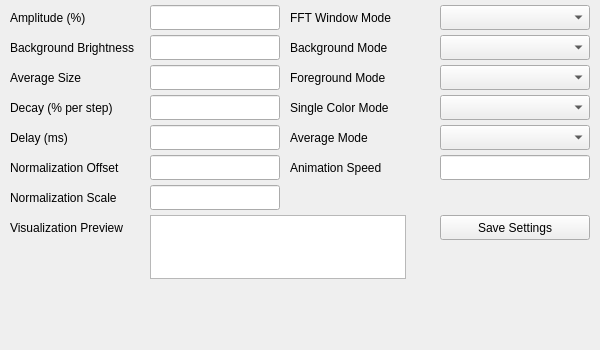
<?xml version="1.0" encoding="UTF-8"?>
<ui version="4.0">
 <class>KeyboardVisualizerDlg</class>
 <widget class="QMainWindow" name="KeyboardVisualizerDlg">
  <property name="geometry">
   <rect>
    <x>0</x>
    <y>0</y>
    <width>600</width>
    <height>350</height>
   </rect>
  </property>
  <property name="windowTitle">
   <string>Keyboard Visualizer (linux-devel)</string>
  </property>
  <widget class="QWidget" name="centralWidget">
   <widget class="QLabel" name="label_Amplitude">
    <property name="geometry">
     <rect>
      <x>10</x>
      <y>10</y>
      <width>140</width>
      <height>16</height>
     </rect>
    </property>
    <property name="text">
     <string>Amplitude (%)</string>
    </property>
   </widget>
   <widget class="QLineEdit" name="lineEdit_Amplitude">
    <property name="geometry">
     <rect>
      <x>150</x>
      <y>5</y>
      <width>130</width>
      <height>25</height>
     </rect>
    </property>
   </widget>
   <widget class="QLabel" name="label_Background_Brightness">
    <property name="geometry">
     <rect>
      <x>10</x>
      <y>40</y>
      <width>140</width>
      <height>16</height>
     </rect>
    </property>
    <property name="text">
     <string>Background Brightness</string>
    </property>
   </widget>
   <widget class="QLineEdit" name="lineEdit_Background_Brightness">
    <property name="geometry">
     <rect>
      <x>150</x>
      <y>35</y>
      <width>130</width>
      <height>25</height>
     </rect>
    </property>
   </widget>
   <widget class="QLabel" name="label_Average_Size">
    <property name="geometry">
     <rect>
      <x>10</x>
      <y>70</y>
      <width>140</width>
      <height>16</height>
     </rect>
    </property>
    <property name="text">
     <string>Average Size</string>
    </property>
   </widget>
   <widget class="QLineEdit" name="lineEdit_Average_Size">
    <property name="geometry">
     <rect>
      <x>150</x>
      <y>65</y>
      <width>130</width>
      <height>25</height>
     </rect>
    </property>
   </widget>
   <widget class="QLabel" name="label_Decay">
    <property name="geometry">
     <rect>
      <x>10</x>
      <y>100</y>
      <width>140</width>
      <height>16</height>
     </rect>
    </property>
    <property name="text">
     <string>Decay (% per step)</string>
    </property>
   </widget>
   <widget class="QLineEdit" name="lineEdit_Decay">
    <property name="geometry">
     <rect>
      <x>150</x>
      <y>95</y>
      <width>130</width>
      <height>25</height>
     </rect>
    </property>
   </widget>
   <widget class="QLabel" name="label_Delay">
    <property name="geometry">
     <rect>
      <x>10</x>
      <y>130</y>
      <width>140</width>
      <height>16</height>
     </rect>
    </property>
    <property name="text">
     <string>Delay (ms)</string>
    </property>
   </widget>
   <widget class="QLineEdit" name="lineEdit_Delay">
    <property name="geometry">
     <rect>
      <x>150</x>
      <y>125</y>
      <width>130</width>
      <height>25</height>
     </rect>
    </property>
   </widget>
   <widget class="QLabel" name="label_Normalization_Offset">
    <property name="geometry">
     <rect>
      <x>10</x>
      <y>160</y>
      <width>140</width>
      <height>16</height>
     </rect>
    </property>
    <property name="text">
     <string>Normalization Offset</string>
    </property>
   </widget>
   <widget class="QLineEdit" name="lineEdit_Normalization_Offset">
    <property name="geometry">
     <rect>
      <x>150</x>
      <y>155</y>
      <width>130</width>
      <height>25</height>
     </rect>
    </property>
   </widget>
   <widget class="QLabel" name="label_Normalization_Scale">
    <property name="geometry">
     <rect>
      <x>10</x>
      <y>190</y>
      <width>140</width>
      <height>16</height>
     </rect>
    </property>
    <property name="text">
     <string>Normalization Scale</string>
    </property>
   </widget>
   <widget class="QLineEdit" name="lineEdit_Normalization_Scale">
    <property name="geometry">
     <rect>
      <x>150</x>
      <y>185</y>
      <width>130</width>
      <height>25</height>
     </rect>
    </property>
   </widget>
   <widget class="QLabel" name="label_FFT_Window_Mode">
    <property name="geometry">
     <rect>
      <x>290</x>
      <y>10</y>
      <width>140</width>
      <height>16</height>
     </rect>
    </property>
    <property name="text">
     <string>FFT Window Mode</string>
    </property>
   </widget>
   <widget class="QComboBox" name="comboBox_FFT_Window_Mode">
    <property name="geometry">
     <rect>
      <x>440</x>
      <y>5</y>
      <width>150</width>
      <height>25</height>
     </rect>
    </property>
   </widget>
   <widget class="QLabel" name="label_Background_Mode">
    <property name="geometry">
     <rect>
      <x>290</x>
      <y>40</y>
      <width>140</width>
      <height>16</height>
     </rect>
    </property>
    <property name="text">
     <string>Background Mode</string>
    </property>
   </widget>
   <widget class="QComboBox" name="comboBox_Background_Mode">
    <property name="geometry">
     <rect>
      <x>440</x>
      <y>35</y>
      <width>150</width>
      <height>25</height>
     </rect>
    </property>
   </widget>
   <widget class="QLabel" name="label_Foreground_Mode">
    <property name="geometry">
     <rect>
      <x>290</x>
      <y>70</y>
      <width>140</width>
      <height>16</height>
     </rect>
    </property>
    <property name="text">
     <string>Foreground Mode</string>
    </property>
   </widget>
   <widget class="QComboBox" name="comboBox_Foreground_Mode">
    <property name="geometry">
     <rect>
      <x>440</x>
      <y>65</y>
      <width>150</width>
      <height>25</height>
     </rect>
    </property>
   </widget>
   <widget class="QLabel" name="label_Single_Color_Mode">
    <property name="geometry">
     <rect>
      <x>290</x>
      <y>100</y>
      <width>140</width>
      <height>16</height>
     </rect>
    </property>
    <property name="text">
     <string>Single Color Mode</string>
    </property>
   </widget>
   <widget class="QComboBox" name="comboBox_Single_Color_Mode">
    <property name="geometry">
     <rect>
      <x>440</x>
      <y>95</y>
      <width>150</width>
      <height>25</height>
     </rect>
    </property>
   </widget>
   <widget class="QLabel" name="label_Average_Mode">
    <property name="geometry">
     <rect>
      <x>290</x>
      <y>130</y>
      <width>140</width>
      <height>16</height>
     </rect>
    </property>
    <property name="text">
     <string>Average Mode</string>
    </property>
   </widget>
   <widget class="QComboBox" name="comboBox_Average_Mode">
    <property name="geometry">
     <rect>
      <x>440</x>
      <y>125</y>
      <width>150</width>
      <height>25</height>
     </rect>
    </property>
   </widget>
   <widget class="QLabel" name="label_Animation_Speed">
    <property name="geometry">
     <rect>
      <x>290</x>
      <y>160</y>
      <width>140</width>
      <height>16</height>
     </rect>
    </property>
    <property name="text">
     <string>Animation Speed</string>
    </property>
   </widget>
   <widget class="QLineEdit" name="lineEdit_Animation_Speed">
    <property name="geometry">
     <rect>
      <x>440</x>
      <y>155</y>
      <width>150</width>
      <height>25</height>
     </rect>
    </property>
   </widget>
   <widget class="QGraphicsView" name="graphicsView_Visualization_Preview">
    <property name="geometry">
     <rect>
      <x>150</x>
      <y>215</y>
      <width>256</width>
      <height>64</height>
     </rect>
    </property>
    <property name="sizePolicy">
     <sizepolicy hsizetype="Fixed" vsizetype="Fixed">
      <horstretch>0</horstretch>
      <verstretch>0</verstretch>
     </sizepolicy>
    </property>
    <property name="minimumSize">
     <size>
      <width>256</width>
      <height>64</height>
     </size>
    </property>
    <property name="maximumSize">
     <size>
      <width>256</width>
      <height>64</height>
     </size>
    </property>
    <property name="verticalScrollBarPolicy">
     <enum>Qt::ScrollBarAlwaysOff</enum>
    </property>
    <property name="horizontalScrollBarPolicy">
     <enum>Qt::ScrollBarAlwaysOff</enum>
    </property>
    <property name="interactive">
     <bool>false</bool>
    </property>
   </widget>
   <widget class="QLabel" name="label_Visualization_Preview">
    <property name="geometry">
     <rect>
      <x>10</x>
      <y>220</y>
      <width>140</width>
      <height>16</height>
     </rect>
    </property>
    <property name="text">
     <string>Visualization Preview</string>
    </property>
   </widget>
   <widget class="QPushButton" name="pushButton_Save_Settings">
    <property name="geometry">
     <rect>
      <x>440</x>
      <y>215</y>
      <width>150</width>
      <height>25</height>
     </rect>
    </property>
    <property name="text">
     <string>Save Settings</string>
    </property>
   </widget>
  </widget>
 </widget>
 <layoutdefault spacing="6" margin="11"/>
 <resources/>
 <connections/>
</ui>
